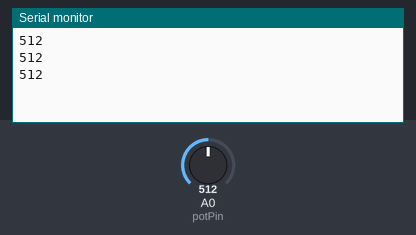
A sketch run on a simulated Arduino Uno, built with avr-gcc and run on an emulated ATmega328P. Parts: the last lines printed to the serial monitor. Inputs (shaded band) come from the test bench; at power-on: A0 (potPin) = 512.

Above: at 1.3 s.
1.4 s: A0 (potPin) set to 716
At 1.9 s:
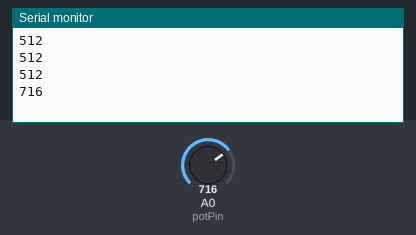
2.9 s: A0 (potPin) set to 900
At 3.4 s:
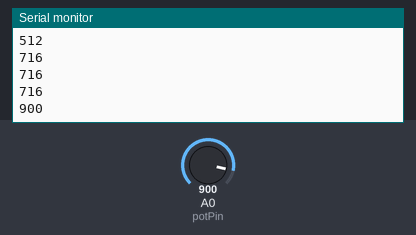
Timing chart, 0 to 5.9 s (numbered marks = the images above; inputs shaded):
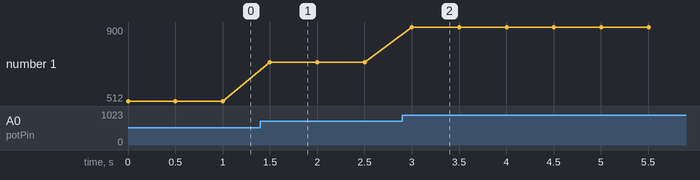

The sketch:

uno_pot.ino
```cpp
// for mango uno


# define potPin A0

void setup() {

  Serial.begin(9600);

  pinMode(potPin, INPUT);


}

void loop() {

  int sensorReading = analogRead(potPin);
  Serial.println(sensorReading);
  delay(500);

}
```

Measured:
- after the input at 1.4 s, the serial monitor: prints a new line after 0.10 s (image 1)
- after the input at 2.9 s, the serial monitor: prints a new line after 0.10 s (image 2)
- plotted number 1: 512 → 716 after the input at 1.4 s, 716 → 900 after the input at 2.9 s
